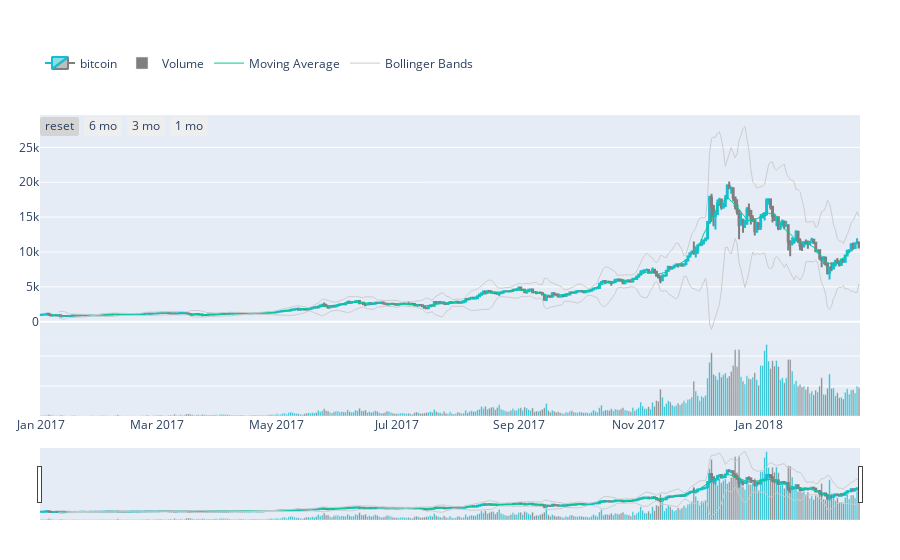

Notebook code for this chart:
### Markdown cell above
A candlestick chart (also called Japanese candlestick chart) is a style of financial chart used to describe price movements of a security, derivative, or currency. Each "candlestick" typically shows one day; so for example a one-month chart may show the 20 trading days as 20 "candlesticks".

We choose to plot a cancdlestick chart for BitCoin since everyone's super curious on whether BitCoin is going to be economic bubble or it's still something that worth to invest in.

### Code cell
increasing_color = '#17BECF'
decreasing_color = '#7F7F7F'
data_plotly = []
layout = {
    'xaxis': {
        'rangeselector': {
            'visible': True
        }
    },
    # Adding a volume bar chart for candlesticks is a good practice usually
    'yaxis': {
        'domain': [0, 0.2],
        'showticklabels': False
    },
    'yaxis2': {
        'domain': [0.2, 0.8]
    },
    'legend': {
        'orientation': 'h',
        'y': 0.9,
        'yanchor': 'bottom'
    },
    'margin': {
        't': 40,
        'b': 40,
        'r': 40,
        'l': 40
    }
}

# Defining main chart
trace0 = go.Candlestick(
    x=bitcoin.index, open=bitcoin['open'], high=bitcoin['high'],
    low=bitcoin['low'], close=bitcoin['close'],
    yaxis='y2', name='bitcoin',
    increasing=dict(line=dict(color=increasing_color)),
    decreasing=dict(line=dict(color=decreasing_color)),
)

data_plotly.append(trace0)

# Adding some range buttons to interact
rangeselector = {
    'visible': True,
    'x': 0,
    'y': 0.8,
    'buttons': [
        {'count': 1, 'label': 'reset', 'step': 'all'},
        {'count': 6, 'label': '6 mo', 'step': 'month', 'stepmode': 'backward'},
        {'count': 3, 'label': '3 mo', 'step': 'month', 'stepmode': 'backward'},
        {'count': 1, 'label': '1 mo', 'step': 'month', 'stepmode': 'backward'},
    ]
}

layout['xaxis'].update(rangeselector=rangeselector)

# Setting volume bar chart colors
colors = []
for i, _ in enumerate(bitcoin.index):
    if i != 0:
        if bitcoin['close'].iloc[i] > bitcoin['close'].iloc[i-1]:
            colors.append(increasing_color)
        else:
            colors.append(decreasing_color)
    else:
        colors.append(decreasing_color)

trace1 = go.Bar(
    x=bitcoin.index, y=bitcoin['volume'],
    marker=dict(color=colors),
    yaxis='y', name='Volume'
)

data_plotly.append(trace1)

# Adding Moving Average
def moving_average(interval, window_size=10):
    window = np.ones(int(window_size)) / float(window_size)
    return np.convolve(interval, window, 'same')

trace2 = go.Scatter(
    x=bitcoin.index[5:-5], y=moving_average(bitcoin['close'])[5:-5],
    yaxis='y2', name='Moving Average',
    line=dict(width=1)
)

data_plotly.append(trace2)

# Adding boilinger bands
def bollinger_bands(price, window_size=10, num_of_std=5):
    rolling_mean = price.rolling(10).mean()
    rolling_std = price.rolling(10).std()
    upper_band = rolling_mean + (rolling_std * 5)
    lower_band = rolling_mean - (rolling_std * 5)
    return upper_band, lower_band

bb_upper, bb_lower = bollinger_bands(bitcoin['close'])

trace3 = go.Scatter(
    x=bitcoin.index, y=bb_upper,
    yaxis='y2', line=dict(width=1),
    marker=dict(color='#ccc'), hoverinfo='none',
    name='Bollinger Bands',
    legendgroup='Bollinger Bands'
)
data_plotly.append(trace3)

trace4 = go.Scatter(
    x=bitcoin.index, y=bb_lower,
    yaxis='y2', line=dict(width=1),
    marker=dict(color='#ccc'), hoverinfo='none',
    name='Bollinger Bands', showlegend=False,
    legendgroup='Bollinger Bands'
)
data_plotly.append(trace4)
fig = go.Figure(data=data_plotly, layout=layout)
py.iplot(fig, filename='bitcoin-candlestick')

### Figure 1 — Plotly figure (JSON) as saved in the notebook; plotly's stock layout.template omitted (floating-point values rounded to 4 significant figures; data arrays with more than 128 entries replaced by an {"elided": "..."} marker saying what was removed)
{"data": [{"close": {"elided": "417 float values"}, "decreasing": {"line": {"color": "#7F7F7F"}}, "high": {"elided": "417 float values"}, "increasing": {"line": {"color": "#17BECF"}}, "low": {"elided": "417 float values"}, "name": "bitcoin", "open": {"elided": "417 float values"}, "type": "candlestick", "x": {"elided": "417 str values"}, "yaxis": "y2"}, {"marker": {"color": {"elided": "417 str values"}}, "name": "Volume", "type": "bar", "x": {"elided": "417 str values"}, "y": {"elided": "417 int values"}, "yaxis": "y"}, {"line": {"width": 1}, "name": "Moving Average", "type": "scatter", "x": {"elided": "407 str values"}, "y": {"elided": "407 float values"}, "yaxis": "y2"}, {"hoverinfo": "none", "legendgroup": "Bollinger Bands", "line": {"width": 1}, "marker": {"color": "#ccc"}, "name": "Bollinger Bands", "type": "scatter", "x": {"elided": "417 str values"}, "y": {"elided": "417 float values"}, "yaxis": "y2"}, {"hoverinfo": "none", "legendgroup": "Bollinger Bands", "line": {"width": 1}, "marker": {"color": "#ccc"}, "name": "Bollinger Bands", "showlegend": false, "type": "scatter", "x": {"elided": "417 str values"}, "y": {"elided": "417 float values"}, "yaxis": "y2"}], "layout": {"legend": {"orientation": "h", "y": 0.9, "yanchor": "bottom"}, "margin": {"b": 40, "l": 40, "r": 40, "t": 40}, "xaxis": {"rangeselector": {"buttons": [{"count": 1, "label": "reset", "step": "all"}, {"count": 6, "label": "6 mo", "step": "month", "stepmode": "backward"}, {"count": 3, "label": "3 mo", "step": "month", "stepmode": "backward"}, {"count": 1, "label": "1 mo", "step": "month", "stepmode": "backward"}], "visible": true, "x": 0, "y": 0.8}}, "yaxis": {"domain": [0, 0.2], "showticklabels": false}, "yaxis2": {"domain": [0.2, 0.8]}}}
